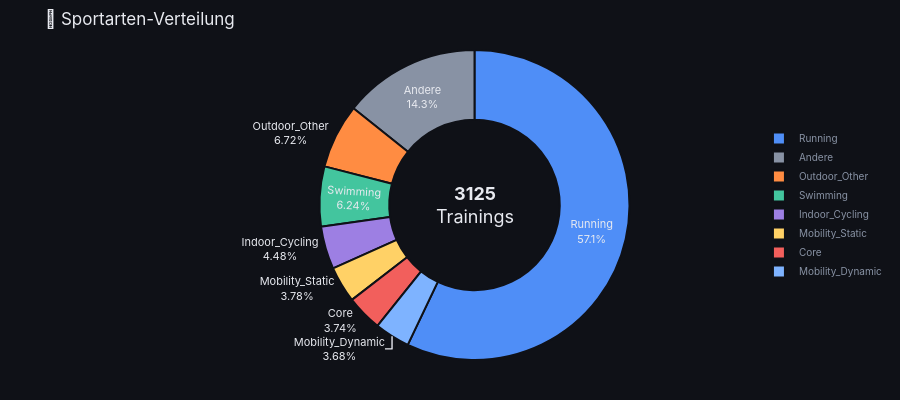

This figure's notebook cell:
### Markdown cell above
## 6 – Chart 4: Sportarten-Donut

### Code cell
fig_donut = go.Figure()

if not df_train.empty:
    sport_counts = df_train['sport'].value_counts()

    # Top-7 anzeigen, Rest zusammenfassen
    top7         = sport_counts.head(7)
    rest_n       = int(sport_counts.iloc[7:].sum()) if len(sport_counts) > 7 else 0

    labels = [str(s).title() for s in top7.index.tolist()]
    values = [int(v) for v in top7.values.tolist()]

    if rest_n > 0:
        labels.append('Andere')
        values.append(rest_n)

    donut_farben = [
        C['blau'], C['orange'], C['gruen'], C['lila'],
        C['gelb'], C['rot'], C['blau_hell'], C['subtext']
    ]

    fig_donut.add_trace(go.Pie(
        labels=labels,
        values=values,
        hole=0.55,
        marker=dict(
            colors=donut_farben[:len(labels)],
            line=dict(color=C['bg'], width=2)
        ),
        textinfo='label+percent',
        textfont=dict(color=C['text'], size=11),
        hovertemplate='%{label}<br>%{value} Einheiten (%{percent})<extra></extra>',
        insidetextorientation='auto',
    ))

    # Gesamtzahl in der Mitte
    fig_donut.add_annotation(
        text=f'<b>{sum(values)}</b><br>Trainings',
        x=0.5, y=0.5,
        font=dict(size=18, color=C['text']),
        showarrow=False,
    )

fig_donut.update_layout(
    **LAYOUT_BASE,
    title='🥇 Sportarten-Verteilung',
    height=400,
    showlegend=True,
)
fig_donut.update_layout(
    legend=dict(
        orientation='v', x=1.02, y=0.5,
        font=dict(color=C['subtext'], size=10),
        bgcolor='rgba(0,0,0,0)',
    ),
)

fig_donut.show()
print("✅ Chart 4 erstellt")

### Figure 1 — Plotly figure (JSON) as saved in the notebook; plotly's stock layout.template omitted (floating-point values rounded to 4 significant figures)
{"data": [{"hole": 0.55, "hovertemplate": "%{label}<br>%{value} Einheiten (%{percent})<extra></extra>", "insidetextorientation": "auto", "labels": ["Running", "Outdoor_Other", "Swimming", "Indoor_Cycling", "Mobility_Static", "Core", "Mobility_Dynamic", "Andere"], "marker": {"colors": ["#4f8ef7", "#ff8c42", "#43c59e", "#9d7fe3", "#ffd166", "#f25f5c", "#7eb3ff", "#8892a4"], "line": {"color": "#0f1117", "width": 2}}, "textfont": {"color": "#e8eaf0", "size": 11}, "textinfo": "label+percent", "type": "pie", "values": [1784, 210, 195, 140, 118, 117, 115, 446]}], "layout": {"annotations": [{"font": {"color": "#e8eaf0", "size": 18}, "showarrow": false, "text": "<b>3125</b><br>Trainings", "x": 0.5, "y": 0.5}], "font": {"color": "#e8eaf0", "family": "Inter, Arial, sans-serif", "size": 12}, "height": 400, "hoverlabel": {"bgcolor": "#1a1d27", "bordercolor": "#2d3142", "font": {"color": "#e8eaf0"}}, "legend": {"bgcolor": "rgba(0,0,0,0)", "bordercolor": "#2d3142", "font": {"color": "#8892a4", "size": 10}, "orientation": "v", "x": 1.02, "y": 0.5}, "margin": {"b": 40, "l": 50, "r": 30, "t": 50}, "paper_bgcolor": "#0f1117", "plot_bgcolor": "#1a1d27", "showlegend": true, "title": {"text": "🥇 Sportarten-Verteilung"}, "xaxis": {"gridcolor": "#1e2236", "linecolor": "#2d3142", "tickcolor": "#2d3142", "tickfont": {"color": "#8892a4"}}, "yaxis": {"gridcolor": "#1e2236", "linecolor": "#2d3142", "tickcolor": "#2d3142", "tickfont": {"color": "#8892a4"}}}}
